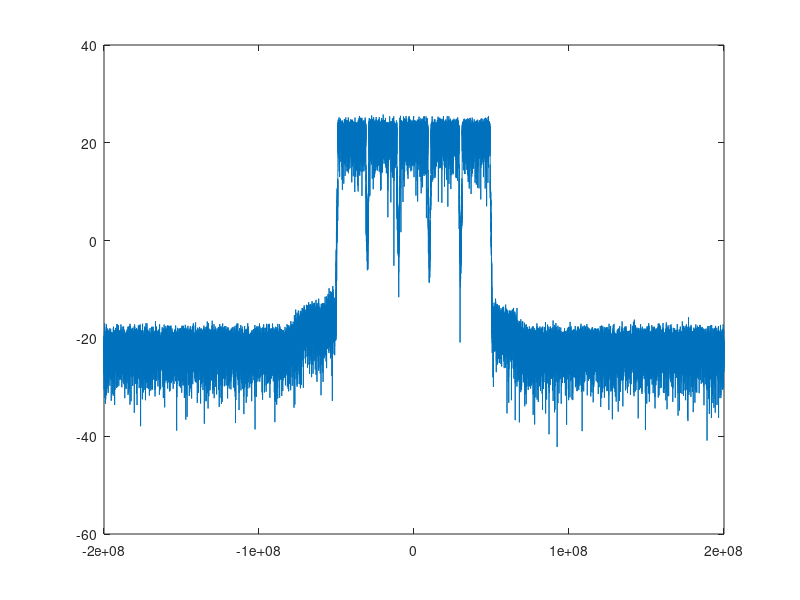
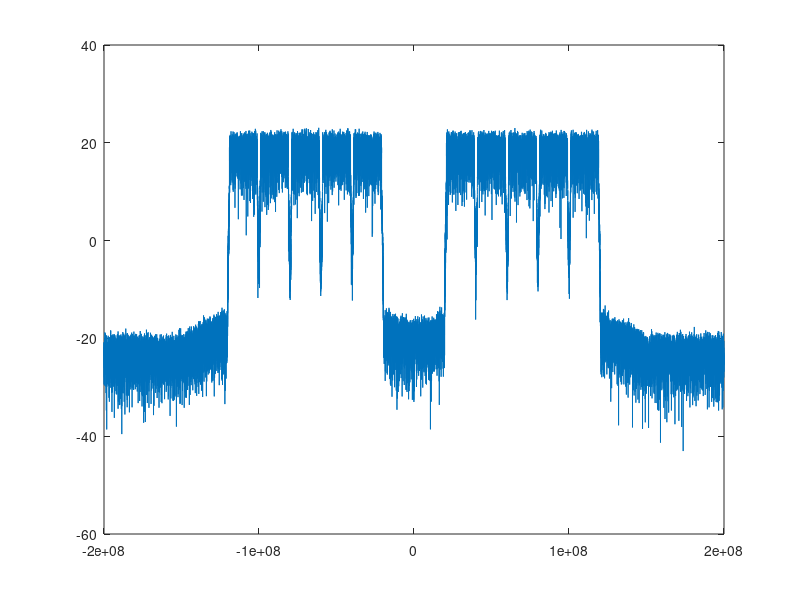
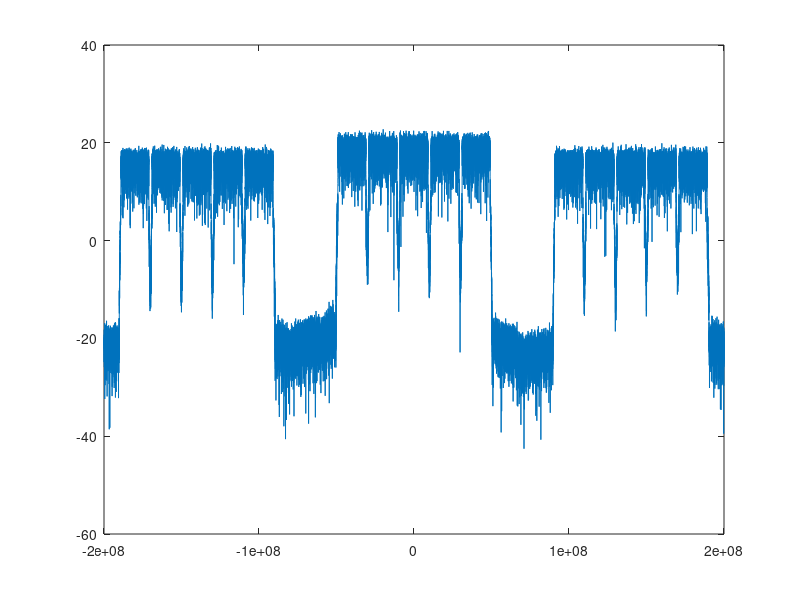

The MATLAB script that drew these images, in order: (Note: this script raises an error after producing the figures.)
clear
clc
close all

load('LTE100M_PAR7_ZTE_modified.mat');
Fs = 400e6;                    % Sampling frequency
T = 1/Fs;                     % Sample time
L = length(sig_o);                     % Length of signal
t = (0:L-1)*T;                % Time vector
t = t.';


x = sig_o;
Px = 10 * log10(fftshift(fft(x)));
f = Fs * (linspace(0, 1, L) - 0.5);
figure()
plot(f, Px)
%% 
x_r = real(x);
x_i = imag(x);

y_r = x_r .* cos(2 * pi * 70e6 * t);
y_i = x_i .* -sin(2 * pi * 70e6 * t);
x_up = y_r + j*y_i;
Px = 10 * log10(fftshift(fft(x_up)));
f = Fs * (linspace(0, 1, L) - 0.5);
figure()
plot(f, Px)
% 
y_r = y_r .* cos(2 * pi * 70e6 * t);
y_i = y_i .* -sin(2 * pi * 70e6 * t);
x_d = y_r + j*y_i;
Px = 10 * log10(fftshift(fft(x_d)));
f = Fs * (linspace(0, 1, L) - 0.5);
figure()
plot(f, Px)
% 
% x_down = x_up .* cos(2 * pi * 300 * t);
% load('LPF_test.mat');
% % x_down = conv(x_down, Num, 'same');
% 
% Px = fftshift(fft(x_down));
% f = Fs * (linspace(0, 1, L) - 0.5);
% figure()
% plot(f, Px)
%%
close all
z =  resample(sig_o, 2, 1);
load('LPF_200250_800M.mat');
z = conv(z, Num, 'same')
Fs_up = Fs * 2;
Px = 10 * log10(fftshift(fft(z)));
f = Fs_up *(linspace(0 , 1, L*2) - 0.5),
figure()
plot(f, Px)
%%
z1 = resample(z, 1, 2);
% z = conv(z, Num, 'same')

Px = 10 * log10(fftshift(fft(z1)));
f = Fs *(linspace(0 , 1, L) - 0.5),
figure()
plot(f, Px)



